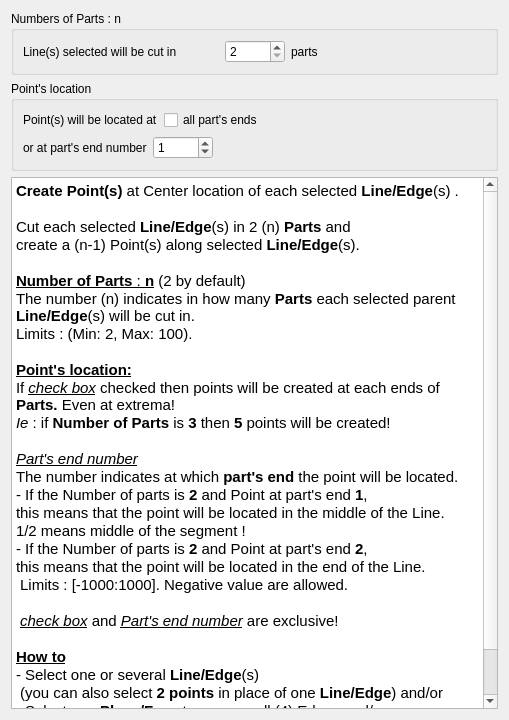
<?xml version="1.0" encoding="UTF-8"?>
<ui version="4.0">
 <class>Dialog</class>
 <widget class="QDialog" name="Dialog">
  <property name="geometry">
   <rect>
    <x>0</x>
    <y>0</y>
    <width>509</width>
    <height>720</height>
   </rect>
  </property>
  <property name="windowTitle">
   <string>Dialog</string>
  </property>
  <layout class="QGridLayout" name="gridLayout_3">
   <item row="0" column="0">
    <widget class="QGroupBox" name="groupBox">
     <property name="title">
      <string>Numbers of Parts : n</string>
     </property>
     <property name="flat">
      <bool>false</bool>
     </property>
     <layout class="QGridLayout" name="gridLayout">
      <item row="0" column="0">
       <layout class="QHBoxLayout" name="horizontalLayout">
        <item>
         <widget class="QLabel" name="UI_ExtremaLinePoint_label_2">
          <property name="text">
           <string>Line(s) selected will be cut in </string>
          </property>
         </widget>
        </item>
        <item>
         <widget class="QSpinBox" name="UI_CenterLinePoint_spin_numberLinePart">
          <property name="minimumSize">
           <size>
            <width>60</width>
            <height>0</height>
           </size>
          </property>
          <property name="maximumSize">
           <size>
            <width>50</width>
            <height>16777215</height>
           </size>
          </property>
          <property name="toolTip">
           <string>&lt;html&gt;&lt;head/&gt;&lt;body&gt;&lt;p&gt;This number indicates in how many &lt;span style=&quot; font-weight:600;&quot;&gt;Parts&lt;/span&gt; each selected parent Lines(s) will be cut in (Max 100).&lt;/p&gt;&lt;/body&gt;&lt;/html&gt;</string>
          </property>
          <property name="minimum">
           <number>2</number>
          </property>
          <property name="maximum">
           <number>100</number>
          </property>
          <property name="singleStep">
           <number>1</number>
          </property>
         </widget>
        </item>
        <item>
         <widget class="QLabel" name="UI_ExtremaLinePoint_label_3">
          <property name="text">
           <string>parts</string>
          </property>
         </widget>
        </item>
       </layout>
      </item>
     </layout>
    </widget>
   </item>
   <item row="1" column="0">
    <widget class="QGroupBox" name="groupBox_2">
     <property name="title">
      <string>Point's location</string>
     </property>
     <layout class="QGridLayout" name="gridLayout_2">
      <item row="0" column="0">
       <layout class="QVBoxLayout" name="verticalLayout">
        <item>
         <layout class="QHBoxLayout" name="horizontalLayout_2">
          <item>
           <widget class="QLabel" name="UI_ExtremaLinePoint_label">
            <property name="text">
             <string>Point(s) will be located at</string>
            </property>
           </widget>
          </item>
          <item>
           <widget class="QCheckBox" name="UI_CenterLinePoint_checkBox">
            <property name="toolTip">
             <string>&lt;html&gt;&lt;head/&gt;&lt;body&gt;&lt;p&gt;If checked then one point will be created at each ends of &lt;span style=&quot; font-weight:600;&quot;&gt;Parts.&lt;/span&gt;&lt;/p&gt;&lt;p&gt;Even at extrema!&lt;/p&gt;&lt;p&gt;&lt;span style=&quot; font-style:italic;&quot;&gt;Ie&lt;/span&gt; : if the number of &lt;span style=&quot; font-weight:600;&quot;&gt;Parts&lt;/span&gt; is &lt;span style=&quot; font-weight:600;&quot;&gt;3&lt;/span&gt; then &lt;span style=&quot; font-weight:600;&quot;&gt;5&lt;/span&gt; points will be created!&lt;/p&gt;&lt;/body&gt;&lt;/html&gt;</string>
            </property>
            <property name="text">
             <string>all part's ends</string>
            </property>
            <property name="autoExclusive">
             <bool>false</bool>
            </property>
           </widget>
          </item>
          <item>
           <spacer name="horizontalSpacer_2">
            <property name="orientation">
             <enum>Qt::Horizontal</enum>
            </property>
            <property name="sizeHint" stdset="0">
             <size>
              <width>40</width>
              <height>20</height>
             </size>
            </property>
           </spacer>
          </item>
         </layout>
        </item>
        <item>
         <layout class="QHBoxLayout" name="horizontalLayout_3">
          <item>
           <widget class="QLabel" name="UI_ExtremaLinePoint_label_4">
            <property name="text">
             <string>or at part's end number</string>
            </property>
           </widget>
          </item>
          <item>
           <widget class="QSpinBox" name="UI_CenterLinePoint_spin_indexPart">
            <property name="minimumSize">
             <size>
              <width>60</width>
              <height>0</height>
             </size>
            </property>
            <property name="maximumSize">
             <size>
              <width>50</width>
              <height>16777215</height>
             </size>
            </property>
            <property name="toolTip">
             <string>&lt;html&gt;&lt;head/&gt;&lt;body&gt;&lt;p&gt;This number indicates at which &lt;span style=&quot; font-weight:600;&quot;&gt;part's end&lt;/span&gt; point(s) will be located.&lt;/p&gt;&lt;p&gt;- If the Number of &lt;span style=&quot; font-weight:600;&quot;&gt;Parts&lt;/span&gt; is&lt;span style=&quot; font-weight:600;&quot;&gt; 2&lt;/span&gt; and &lt;span style=&quot; font-weight:600;&quot;&gt;part's end number&lt;/span&gt; is &lt;span style=&quot; font-weight:600;&quot;&gt;1&lt;/span&gt;, this means that the point will be located in the &lt;span style=&quot; font-weight:600;&quot;&gt;middle&lt;/span&gt; of the Line, &lt;span style=&quot; font-weight:600;&quot;&gt;1&lt;/span&gt;/&lt;span style=&quot; font-weight:600;&quot;&gt;2&lt;/span&gt; means &lt;span style=&quot; font-weight:600;&quot;&gt;middle&lt;/span&gt; of the segment !&lt;/p&gt;&lt;p&gt;- If the Number of&lt;span style=&quot; font-weight:600;&quot;&gt; Part&lt;/span&gt;s is &lt;span style=&quot; font-weight:600;&quot;&gt;2&lt;/span&gt; and &lt;span style=&quot; font-weight:600;&quot;&gt;part's end number&lt;/span&gt; is &lt;span style=&quot; font-weight:600;&quot;&gt;2&lt;/span&gt;, this means that the point will be located in the &lt;span style=&quot; font-weight:600;&quot;&gt;end&lt;/span&gt; of the Line, &lt;span style=&quot; font-weight:600;&quot;&gt;2&lt;/span&gt;/&lt;span style=&quot; font-weight:600;&quot;&gt;2&lt;/span&gt; means&lt;span style=&quot; font-weight:600;&quot;&gt; end&lt;/span&gt; of the segment !&lt;/p&gt;&lt;p&gt;- If the Number of&lt;span style=&quot; font-weight:600;&quot;&gt; Part&lt;/span&gt;s is &lt;span style=&quot; font-weight:600;&quot;&gt;2&lt;/span&gt; and &lt;span style=&quot; font-weight:600;&quot;&gt;part's end number&lt;/span&gt; is &lt;span style=&quot; font-weight:600;&quot;&gt;0&lt;/span&gt;, this means that the point will be located in the &lt;span style=&quot; font-weight:600;&quot;&gt;start&lt;/span&gt; of the Line, &lt;span style=&quot; font-weight:600;&quot;&gt;0&lt;/span&gt;/&lt;span style=&quot; font-weight:600;&quot;&gt;2&lt;/span&gt; means&lt;span style=&quot; font-weight:600;&quot;&gt; start&lt;/span&gt; of the segment !&lt;/p&gt;&lt;p&gt;&lt;span style=&quot; font-weight:600;&quot;&gt;1&lt;/span&gt;/&lt;span style=&quot; font-weight:600;&quot;&gt;3&lt;/span&gt; means &lt;span style=&quot; font-weight:600;&quot;&gt;first third&lt;/span&gt; of the segment !&lt;/p&gt;&lt;p&gt;&lt;br/&gt;Negative values are allowed&lt;/p&gt;&lt;p&gt;Limits : [-1000:1000]&lt;/p&gt;&lt;/body&gt;&lt;/html&gt;</string>
            </property>
            <property name="minimum">
             <number>-1000</number>
            </property>
            <property name="maximum">
             <number>1000</number>
            </property>
            <property name="singleStep">
             <number>1</number>
            </property>
            <property name="value">
             <number>1</number>
            </property>
           </widget>
          </item>
          <item>
           <spacer name="horizontalSpacer">
            <property name="orientation">
             <enum>Qt::Horizontal</enum>
            </property>
            <property name="sizeHint" stdset="0">
             <size>
              <width>40</width>
              <height>20</height>
             </size>
            </property>
           </spacer>
          </item>
         </layout>
        </item>
       </layout>
      </item>
     </layout>
    </widget>
   </item>
   <item row="2" column="0">
    <widget class="QTextBrowser" name="textBrowser">
     <property name="html">
      <string>&lt;!DOCTYPE HTML PUBLIC &quot;-//W3C//DTD HTML 4.0//EN&quot; &quot;http://www.w3.org/TR/REC-html40/strict.dtd&quot;&gt;
&lt;html&gt;&lt;head&gt;&lt;meta name=&quot;qrichtext&quot; content=&quot;1&quot; /&gt;&lt;style type=&quot;text/css&quot;&gt;
p, li { white-space: pre-wrap; }
&lt;/style&gt;&lt;/head&gt;&lt;body style=&quot; font-family:'Ubuntu'; font-size:11pt; font-weight:400; font-style:normal;&quot;&gt;
&lt;p style=&quot; margin-top:0px; margin-bottom:0px; margin-left:0px; margin-right:0px; -qt-block-indent:0; text-indent:0px;&quot;&gt;&lt;span style=&quot; font-weight:600;&quot;&gt;Create Point(s)&lt;/span&gt; at Center location of each selected &lt;span style=&quot; font-weight:600;&quot;&gt;Line/Edge&lt;/span&gt;(s) .&lt;/p&gt;
&lt;p style=&quot;-qt-paragraph-type:empty; margin-top:0px; margin-bottom:0px; margin-left:0px; margin-right:0px; -qt-block-indent:0; text-indent:0px;&quot;&gt;&lt;br /&gt;&lt;/p&gt;
&lt;p style=&quot; margin-top:0px; margin-bottom:0px; margin-left:0px; margin-right:0px; -qt-block-indent:0; text-indent:0px;&quot;&gt;Cut each selected &lt;span style=&quot; font-weight:600;&quot;&gt;Line/Edge&lt;/span&gt;(s) in 2 (n) &lt;span style=&quot; font-weight:600;&quot;&gt;Parts&lt;/span&gt; and&lt;/p&gt;
&lt;p style=&quot; margin-top:0px; margin-bottom:0px; margin-left:0px; margin-right:0px; -qt-block-indent:0; text-indent:0px;&quot;&gt;create a (n-1) Point(s) along selected &lt;span style=&quot; font-weight:600;&quot;&gt;Line/Edge&lt;/span&gt;(s).&lt;/p&gt;
&lt;p style=&quot;-qt-paragraph-type:empty; margin-top:0px; margin-bottom:0px; margin-left:0px; margin-right:0px; -qt-block-indent:0; text-indent:0px;&quot;&gt;&lt;br /&gt;&lt;/p&gt;
&lt;p style=&quot; margin-top:0px; margin-bottom:0px; margin-left:0px; margin-right:0px; -qt-block-indent:0; text-indent:0px;&quot;&gt;&lt;span style=&quot; font-weight:600; text-decoration: underline;&quot;&gt;Number of Parts&lt;/span&gt;&lt;span style=&quot; text-decoration: underline;&quot;&gt; : &lt;/span&gt;&lt;span style=&quot; font-weight:600; text-decoration: underline;&quot;&gt;n&lt;/span&gt; (2 by default)&lt;/p&gt;
&lt;p style=&quot; margin-top:0px; margin-bottom:0px; margin-left:0px; margin-right:0px; -qt-block-indent:0; text-indent:0px;&quot;&gt;The number (n) indicates in how many &lt;span style=&quot; font-weight:600;&quot;&gt;Parts&lt;/span&gt; each selected parent &lt;span style=&quot; font-weight:600;&quot;&gt;Line/Edge&lt;/span&gt;(s) will be cut in.&lt;/p&gt;
&lt;p style=&quot; margin-top:0px; margin-bottom:0px; margin-left:0px; margin-right:0px; -qt-block-indent:0; text-indent:0px;&quot;&gt;Limits : (Min: 2, Max: 100).&lt;/p&gt;
&lt;p style=&quot;-qt-paragraph-type:empty; margin-top:0px; margin-bottom:0px; margin-left:0px; margin-right:0px; -qt-block-indent:0; text-indent:0px;&quot;&gt;&lt;br /&gt;&lt;/p&gt;
&lt;p style=&quot; margin-top:0px; margin-bottom:0px; margin-left:0px; margin-right:0px; -qt-block-indent:0; text-indent:0px;&quot;&gt;&lt;span style=&quot; font-weight:600; text-decoration: underline;&quot;&gt;Point's location:&lt;/span&gt;&lt;/p&gt;
&lt;p style=&quot; margin-top:0px; margin-bottom:0px; margin-left:0px; margin-right:0px; -qt-block-indent:0; text-indent:0px;&quot;&gt;If &lt;span style=&quot; font-style:italic; text-decoration: underline;&quot;&gt;check box&lt;/span&gt; checked then points will be created at each ends of &lt;span style=&quot; font-weight:600;&quot;&gt;Parts. &lt;/span&gt;Even at extrema!&lt;/p&gt;
&lt;p style=&quot; margin-top:0px; margin-bottom:0px; margin-left:0px; margin-right:0px; -qt-block-indent:0; text-indent:0px;&quot;&gt;&lt;span style=&quot; font-style:italic;&quot;&gt;Ie&lt;/span&gt; : if &lt;span style=&quot; font-weight:600;&quot;&gt;Number of Parts&lt;/span&gt; is &lt;span style=&quot; font-weight:600;&quot;&gt;3&lt;/span&gt; then &lt;span style=&quot; font-weight:600;&quot;&gt;5&lt;/span&gt; points will be created!&lt;/p&gt;
&lt;p style=&quot;-qt-paragraph-type:empty; margin-top:0px; margin-bottom:0px; margin-left:0px; margin-right:0px; -qt-block-indent:0; text-indent:0px;&quot;&gt;&lt;br /&gt;&lt;/p&gt;
&lt;p style=&quot; margin-top:0px; margin-bottom:0px; margin-left:0px; margin-right:0px; -qt-block-indent:0; text-indent:0px;&quot;&gt;&lt;span style=&quot; font-style:italic; text-decoration: underline;&quot;&gt;Part's end&lt;/span&gt;&lt;span style=&quot; font-weight:600; font-style:italic; text-decoration: underline;&quot;&gt; &lt;/span&gt;&lt;span style=&quot; font-style:italic; text-decoration: underline;&quot;&gt;number&lt;/span&gt;&lt;/p&gt;
&lt;p style=&quot; margin-top:0px; margin-bottom:0px; margin-left:0px; margin-right:0px; -qt-block-indent:0; text-indent:0px;&quot;&gt;The number indicates at which &lt;span style=&quot; font-weight:600;&quot;&gt;part's end &lt;/span&gt;the point will be located.&lt;/p&gt;
&lt;p style=&quot; margin-top:0px; margin-bottom:0px; margin-left:0px; margin-right:0px; -qt-block-indent:0; text-indent:0px;&quot;&gt;- If the Number of parts is &lt;span style=&quot; font-weight:600;&quot;&gt;2&lt;/span&gt; and Point at part's end &lt;span style=&quot; font-weight:600;&quot;&gt;1&lt;/span&gt;,&lt;/p&gt;
&lt;p style=&quot; margin-top:0px; margin-bottom:0px; margin-left:0px; margin-right:0px; -qt-block-indent:0; text-indent:0px;&quot;&gt;this means that the point will be located in the middle of the Line.&lt;/p&gt;
&lt;p style=&quot; margin-top:0px; margin-bottom:0px; margin-left:0px; margin-right:0px; -qt-block-indent:0; text-indent:0px;&quot;&gt;1/2 means middle of the segment !&lt;/p&gt;
&lt;p style=&quot; margin-top:0px; margin-bottom:0px; margin-left:0px; margin-right:0px; -qt-block-indent:0; text-indent:0px;&quot;&gt;- If the Number of parts is &lt;span style=&quot; font-weight:600;&quot;&gt;2&lt;/span&gt; and Point at part's end &lt;span style=&quot; font-weight:600;&quot;&gt;2&lt;/span&gt;,&lt;/p&gt;
&lt;p style=&quot; margin-top:0px; margin-bottom:0px; margin-left:0px; margin-right:0px; -qt-block-indent:0; text-indent:0px;&quot;&gt;this means that the point will be located in the end of the Line.&lt;/p&gt;
&lt;p style=&quot; margin-top:0px; margin-bottom:0px; margin-left:0px; margin-right:0px; -qt-block-indent:0; text-indent:0px;&quot;&gt; Limits : [-1000:1000]. Negative value are allowed.&lt;/p&gt;
&lt;p style=&quot;-qt-paragraph-type:empty; margin-top:0px; margin-bottom:0px; margin-left:0px; margin-right:0px; -qt-block-indent:0; text-indent:0px;&quot;&gt;&lt;br /&gt;&lt;/p&gt;
&lt;p style=&quot; margin-top:0px; margin-bottom:0px; margin-left:0px; margin-right:0px; -qt-block-indent:0; text-indent:0px;&quot;&gt; &lt;span style=&quot; font-style:italic; text-decoration: underline;&quot;&gt;check box&lt;/span&gt; and &lt;span style=&quot; font-style:italic; text-decoration: underline;&quot;&gt;Part's end&lt;/span&gt;&lt;span style=&quot; font-weight:600; font-style:italic; text-decoration: underline;&quot;&gt; &lt;/span&gt;&lt;span style=&quot; font-style:italic; text-decoration: underline;&quot;&gt;number&lt;/span&gt; are exclusive!&lt;/p&gt;
&lt;p style=&quot;-qt-paragraph-type:empty; margin-top:0px; margin-bottom:0px; margin-left:0px; margin-right:0px; -qt-block-indent:0; text-indent:0px;&quot;&gt;&lt;br /&gt;&lt;/p&gt;
&lt;p style=&quot; margin-top:0px; margin-bottom:0px; margin-left:0px; margin-right:0px; -qt-block-indent:0; text-indent:0px;&quot;&gt;&lt;span style=&quot; font-weight:600; text-decoration: underline;&quot;&gt;How to&lt;/span&gt;&lt;/p&gt;
&lt;p style=&quot; margin-top:0px; margin-bottom:0px; margin-left:0px; margin-right:0px; -qt-block-indent:0; text-indent:0px;&quot;&gt;- Select one or several &lt;span style=&quot; font-weight:600;&quot;&gt;Line/Edge&lt;/span&gt;(s)&lt;/p&gt;
&lt;p style=&quot; margin-top:0px; margin-bottom:0px; margin-left:0px; margin-right:0px; -qt-block-indent:0; text-indent:0px;&quot;&gt; (you can also select &lt;span style=&quot; font-weight:600;&quot;&gt;2 points&lt;/span&gt; in place of one &lt;span style=&quot; font-weight:600;&quot;&gt;Line/Edge&lt;/span&gt;) and/or&lt;/p&gt;
&lt;p style=&quot; margin-top:0px; margin-bottom:0px; margin-left:0px; margin-right:0px; -qt-block-indent:0; text-indent:0px;&quot;&gt;- Select one &lt;span style=&quot; font-weight:600;&quot;&gt;Plane/Face&lt;/span&gt; to process all (4) Edges and/or&lt;/p&gt;
&lt;p style=&quot; margin-top:0px; margin-bottom:0px; margin-left:0px; margin-right:0px; -qt-block-indent:0; text-indent:0px;&quot;&gt;- Select one &lt;span style=&quot; font-weight:600;&quot;&gt;Object&lt;/span&gt; to process all Edges at once&lt;/p&gt;
&lt;p style=&quot; margin-top:0px; margin-bottom:0px; margin-left:0px; margin-right:0px; -qt-block-indent:0; text-indent:0px;&quot;&gt;- Then Click on the icon&lt;/p&gt;&lt;/body&gt;&lt;/html&gt;</string>
     </property>
    </widget>
   </item>
  </layout>
 </widget>
 <resources/>
 <connections/>
</ui>
